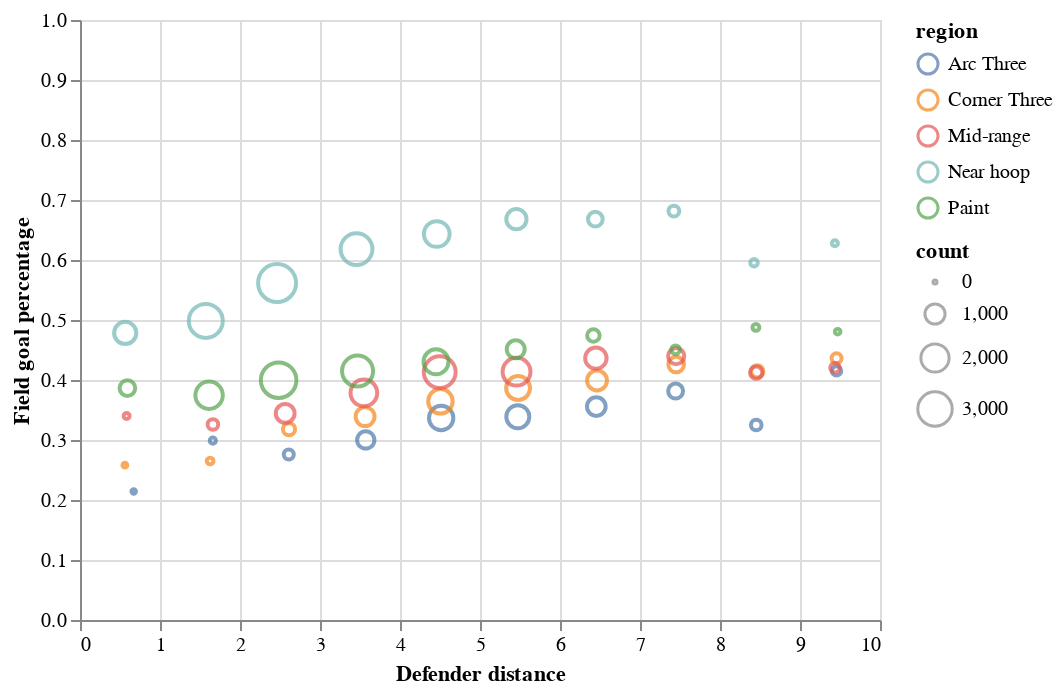

Write notebook code for a chart like this one.
### Markdown cell above
## Visualize the Result

Now we create another plot (by updating our previous plot) making the points differ in both color and size: the `color` is based on the region, and the `size` of the point is encoded using the count that we just computed. 

<!--
BEGIN QUESTION
name: q6
manual: true
points: 5
gradescope: show
-->
<!-- EXPORT TO PDF -->

### Code cell
alt.Chart(bball2).mark_point().encode(
    y = alt.Y("made_shot", axis = alt.Axis(title = "Field goal percentage"),
              scale=alt.Scale(domain=(0,1))),
    x = alt.X("defender_distance", axis=alt.Axis(title = "Defender distance")),
    size=alt.Size('count'),
    color = alt.Color('region')
)

### Figure 1 — Vega-Lite specification as saved in the notebook (floating-point values rounded to 4 significant figures)
{"config": {"view": {"continuousWidth": 400, "continuousHeight": 300}}, "data": {"name": "data-6e9177d8f0034968e432e7460ee22b7f"}, "mark": "point", "encoding": {"color": {"type": "nominal", "field": "region"}, "size": {"type": "quantitative", "field": "count"}, "x": {"type": "quantitative", "axis": {"title": "Defender distance"}, "field": "defender_distance"}, "y": {"type": "quantitative", "axis": {"title": "Field goal percentage"}, "field": "made_shot", "scale": {"domain": [0, 1]}}}, "$schema": "https://vega.github.io/schema/vega-lite/v4.8.1.json", "datasets": {"data-6e9177d8f0034968e432e7460ee22b7f": [{"region": "Arc Three", "made_shot": 0.2143, "count": 9, "defender_distance": 0.6713}, {"region": "Corner Three", "made_shot": 0.2581, "count": 16, "defender_distance": 0.5611}, {"region": "Mid-range", "made_shot": 0.34, "count": 51, "defender_distance": 0.5826}, {"region": "Near hoop", "made_shot": 0.4785, "count": 1224, "defender_distance": 0.5652}, {"region": "Paint", "made_shot": 0.3865, "count": 589, "defender_distance": 0.5925}, {"region": "Arc Three", "made_shot": 0.2989, "count": 55, "defender_distance": 1.66}, {"region": "Corner Three", "made_shot": 0.265, "count": 75, "defender_distance": 1.626}, {"region": "Mid-range", "made_shot": 0.3258, "count": 245, "defender_distance": 1.662}, {"region": "Near hoop", "made_shot": 0.4985, "count": 2920, "defender_distance": 1.572}, {"region": "Paint", "made_shot": 0.3746, "count": 1884, "defender_distance": 1.614}, {"region": "Arc Three", "made_shot": 0.2757, "count": 217, "defender_distance": 2.609}, {"region": "Corner Three", "made_shot": 0.318, "count": 338, "defender_distance": 2.613}, {"region": "Mid-range", "made_shot": 0.3444, "count": 864, "defender_distance": 2.565}, {"region": "Near hoop", "made_shot": 0.5616, "count": 3660, "defender_distance": 2.464}, {"region": "Paint", "made_shot": 0.3997, "count": 3202, "defender_distance": 2.483}, {"region": "Arc Three", "made_shot": 0.3001, "count": 729, "defender_distance": 3.572}, {"region": "Corner Three", "made_shot": 0.339, "count": 877, "defender_distance": 3.563}, {"region": "Mid-range", "made_shot": 0.3784, "count": 1779, "defender_distance": 3.549}, {"region": "Near hoop", "made_shot": 0.6182, "count": 2552, "defender_distance": 3.456}, {"region": "Paint", "made_shot": 0.4149, "count": 2436, "defender_distance": 3.47}, {"region": "Arc Three", "made_shot": 0.3367, "count": 1480, "defender_distance": 4.515}, {"region": "Corner Three", "made_shot": 0.3644, "count": 1500, "defender_distance": 4.506}, {"region": "Mid-range", "made_shot": 0.4132, "count": 2558, "defender_distance": 4.497}, {"region": "Near hoop", "made_shot": 0.6434, "count": 1649, "defender_distance": 4.459}, {"region": "Paint", "made_shot": 0.4303, "count": 1555, "defender_distance": 4.451}, {"region": "Arc Three", "made_shot": 0.3388, "count": 1318, "defender_distance": 5.473}, {"region": "Corner Three", "made_shot": 0.3866, "count": 1422, "defender_distance": 5.476}, {"region": "Mid-range", "made_shot": 0.4138, "count": 1945, "defender_distance": 5.457}, {"region": "Near hoop", "made_shot": 0.668, "count": 1008, "defender_distance": 5.455}, {"region": "Paint", "made_shot": 0.4512, "count": 782, "defender_distance": 5.446}, {"region": "Arc Three", "made_shot": 0.3557, "count": 854, "defender_distance": 6.454}, {"region": "Corner Three", "made_shot": 0.3992, "count": 970, "defender_distance": 6.463}, {"region": "Mid-range", "made_shot": 0.4364, "count": 1129, "defender_distance": 6.449}, {"region": "Near hoop", "made_shot": 0.668, "count": 515, "defender_distance": 6.442}, {"region": "Paint", "made_shot": 0.4742, "count": 358, "defender_distance": 6.418}, {"region": "Arc Three", "made_shot": 0.3816, "count": 527, "defender_distance": 7.445}, {"region": "Corner Three", "made_shot": 0.4258, "count": 585, "defender_distance": 7.452}, {"region": "Mid-range", "made_shot": 0.4398, "count": 636, "defender_distance": 7.452}, {"region": "Near hoop", "made_shot": 0.6816, "count": 259, "defender_distance": 7.423}, {"region": "Paint", "made_shot": 0.4503, "count": 154, "defender_distance": 7.445}, {"region": "Arc Three", "made_shot": 0.325, "count": 246, "defender_distance": 8.453}, {"region": "Corner Three", "made_shot": 0.4144, "count": 346, "defender_distance": 8.465}, {"region": "Mid-range", "made_shot": 0.4123, "count": 348, "defender_distance": 8.452}, {"region": "Near hoop", "made_shot": 0.5954, "count": 103, "defender_distance": 8.425}, {"region": "Paint", "made_shot": 0.4877, "count": 79, "defender_distance": 8.448}, {"region": "Arc Three", "made_shot": 0.4151, "count": 181, "defender_distance": 9.456}, {"region": "Corner Three", "made_shot": 0.4362, "count": 212, "defender_distance": 9.457}, {"region": "Mid-range", "made_shot": 0.4206, "count": 188, "defender_distance": 9.437}, {"region": "Near hoop", "made_shot": 0.6279, "count": 54, "defender_distance": 9.436}, {"region": "Paint", "made_shot": 0.4805, "count": 37, "defender_distance": 9.471}]}}
